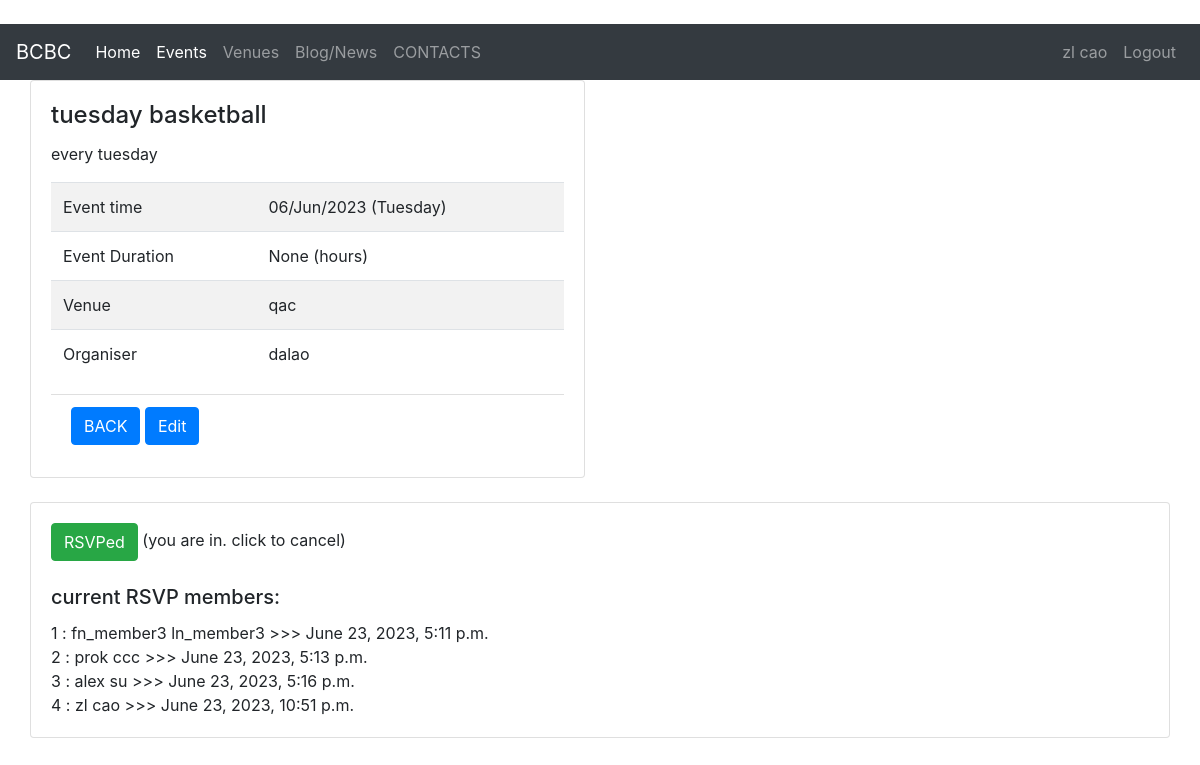
The app's page /event_detail/1/ (signed in), older data.
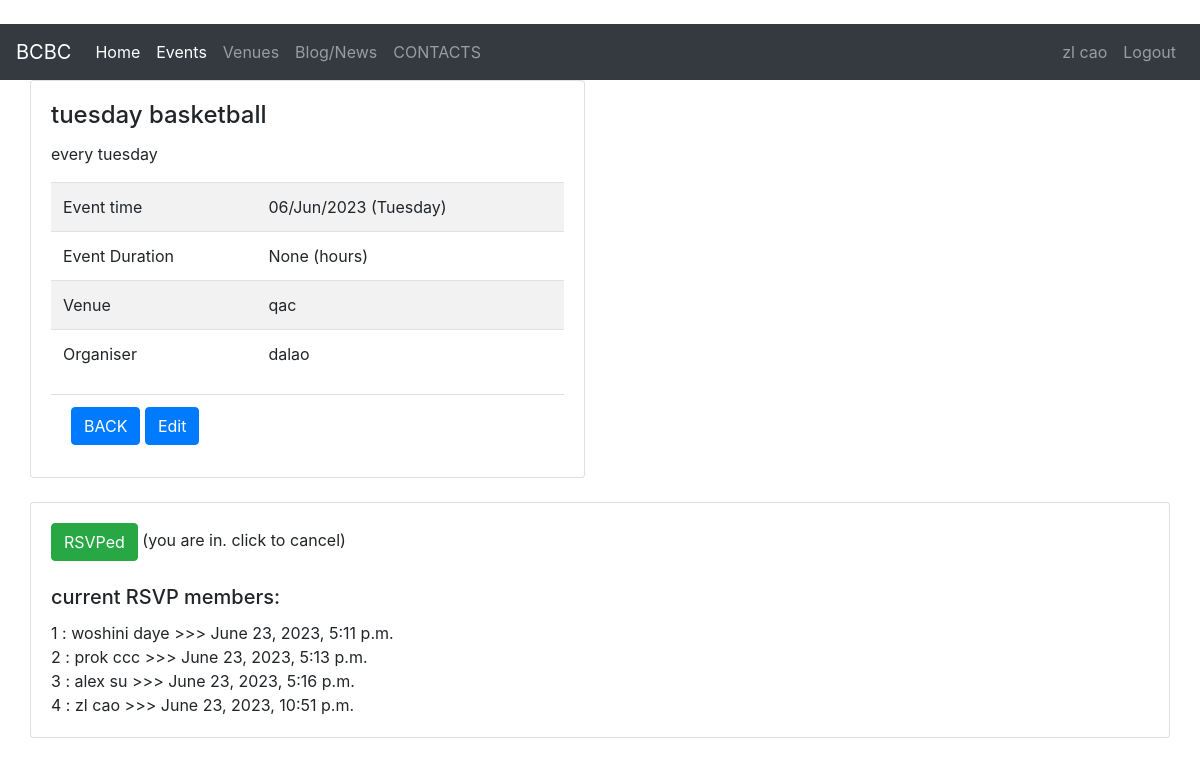
The same page, newer data.
### event/models.py (models this page shows, shortened)
class RSVP_Profile_inter(models.Model):
    event=models.ForeignKey(Event,on_delete=models.CASCADE)
    profile=models.ForeignKey(Profile,on_delete=models.CASCADE)
    RSVP_datetime=models.DateTimeField(null=True,blank=True)
    note=models.CharField('note',max_length=50,null=True,blank=True)

### members/models.py (models this page shows, shortened)
class Profile(models.Model):
    PLAYER_TYPE=(
        ('xiuxian','休闲'),
        ('yeren','野人'),
    )
    user=models.OneToOneField(User,null=True,on_delete=models.CASCADE)
    first_name=models.CharField('First Name',max_length=50,null=True,)
    last_name=models.CharField('Last Name',max_length=50,null=True,)
    nick_name=models.CharField('Nick Name',max_length=50,blank=True,null=True)
    age = models.IntegerField('Member Age',blank=True,null=True)
    email=models.EmailField('Member Email',max_length=50,null=True,)
    phone=models.CharField('Member Phone',max_length=50,blank=True,null=True)
    shirt_size= models.CharField('Shirt Size',max_length=20,null=True,blank=True)
    bio=models.TextField('Member Bio', max_length=500,null=True,blank=True)
    player_type=models.CharField(max_length=20,choices=PLAYER_TYPE,null=True,blank=True)

### event/views.py (the view, shortened to what this page needs)
# urls.py: path('event_detail/<event_id>/', views.event_detail,name='event_detail'),
def event_detail(request,event_id):
    current_profile=request.user.profile
    event=Event.objects.get(pk=event_id)
    attendees = event.rsvp_profile_inter_set.all().order_by('-RSVP_datetime')
    if (current_profile.id,) in attendees.values_list('profile'):
        rsvp_status=True
    else:
        rsvp_status = False
    print(event.organiser.profile.first_name)
    return render(request,'event/event_detail.html',{'event':event,'rsvp_status':rsvp_status})

### event/models.py (called while the page is built)
    def __str__(self):
        return str(self.name)

### templates/event/event_detail.html (shortened to what this page needs)
{% extends 'master.html' %}
{% block content %}
<div class="col">
  <div class="col-sm-6">
    <div class="card" >
      <div class="card-body">
        <h4 class="card-title"> {{ event.name }}</h4>
        <p class="card-text"> {{ event.activity_note }}</p>
          <table class="table table-striped table-hove" style="width:100%">
              <tbody>
                <tr>
                    <td> Event time </td>
                    <td> {{ event.event_datetime | date:'d/M/Y (l)'}}</td>
                </tr>
                <tr>
                    <td>Event Duration</td>
                    <td>{{ event.duration }} (hours)</td>
                </tr>
                <tr>
                    <td>Venue</td>
                    <td>{{ event.venue }}</td>
                </tr>
                {% if event.organiser.profile.nick_name %}
                <tr>
                    <td>Organiser</td>
                    <td>{{ event.organiser.profile.nick_name }}</td>
                </tr>
                {% else %}
                <tr>
                    <td>Organiser</td>
                    <td>{{ event.organiser.profile.first_name }} {{ event.organiser.profile.last_name }}</td>
                </tr>
                {% endif %}
          </table>
            <ul class="list-group list-group-flush">
                <li class="list-group-item">
                    <a class="btn btn-primary" href="{% url 'all_events' %}">BACK</a>
                    <a class="btn btn-primary" href="{% url 'update_event' event.id %}">Edit</a>
                </li>
            </ul>
      </div>
    </div>
      <br>
  </div>
  <div class="col">
    <div class="card">
        <div class="card-body">
        {% if rsvp_status %}
            <form action="" method="POST">
                <button class="btn btn-success" style="color:white" type="submit">RSVPed</button> (you are in. click to cancel)
            </form>
        {% else %}
            <form action="" method="POST">
                {% csrf_token %}
                <button class="btn btn-secondary" style="color:white" type="submit">RSVP</button> (you are not in. click to join)
            </form>
        {% endif %}
        <br>
        <h5 class="card-title">current RSVP members:</h5>
          {% for item in event.rsvp_profile_inter_set.all %}
                    {{ forloop.counter }} : {{ item.profile.first_name }} {{ item.profile.last_name }}  >>>
                    {{ item.RSVP_datetime }} <br>
          {% endfor %}
      </div>
    </div>
  </div>
</div>
{% endblock %}

Row changes from the older to the newer data that the page shows:
changed through a linked row, RSVP_Profile_inter: profile.first_name "fn_member3" → "woshini"; profile.last_name "ln_member3" → "daye"
